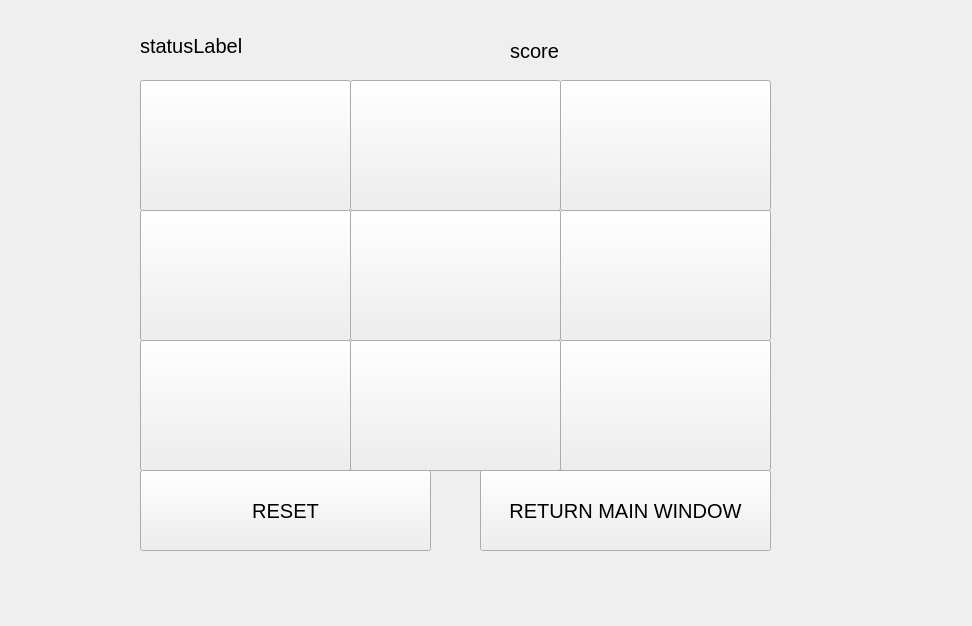
<?xml version="1.0" encoding="UTF-8"?>
<ui version="4.0">
 <class>GameBoard</class>
 <widget class="QMainWindow" name="GameBoard">
  <property name="geometry">
   <rect>
    <x>0</x>
    <y>0</y>
    <width>972</width>
    <height>626</height>
   </rect>
  </property>
  <property name="windowTitle">
   <string>TIC TAK TOE</string>
  </property>
  <property name="styleSheet">
   <string notr="true">QMainWindow {
background-image: url(:/image/5599352.jpg);
background-position:center;
}</string>
  </property>
  <widget class="QWidget" name="centralwidget">
   <widget class="QPushButton" name="button_2_2">
    <property name="geometry">
     <rect>
      <x>560</x>
      <y>340</y>
      <width>211</width>
      <height>131</height>
     </rect>
    </property>
    <property name="font">
     <font>
      <pointsize>32</pointsize>
     </font>
    </property>
    <property name="text">
     <string/>
    </property>
   </widget>
   <widget class="QPushButton" name="button_0_2">
    <property name="geometry">
     <rect>
      <x>560</x>
      <y>80</y>
      <width>211</width>
      <height>131</height>
     </rect>
    </property>
    <property name="font">
     <font>
      <pointsize>32</pointsize>
     </font>
    </property>
    <property name="text">
     <string/>
    </property>
   </widget>
   <widget class="QPushButton" name="button_1_0">
    <property name="geometry">
     <rect>
      <x>140</x>
      <y>210</y>
      <width>211</width>
      <height>131</height>
     </rect>
    </property>
    <property name="font">
     <font>
      <pointsize>32</pointsize>
     </font>
    </property>
    <property name="text">
     <string/>
    </property>
   </widget>
   <widget class="QPushButton" name="button_2_1">
    <property name="geometry">
     <rect>
      <x>350</x>
      <y>340</y>
      <width>211</width>
      <height>131</height>
     </rect>
    </property>
    <property name="font">
     <font>
      <pointsize>32</pointsize>
     </font>
    </property>
    <property name="text">
     <string/>
    </property>
   </widget>
   <widget class="QLabel" name="statusLabel">
    <property name="geometry">
     <rect>
      <x>140</x>
      <y>10</y>
      <width>551</width>
      <height>71</height>
     </rect>
    </property>
    <property name="font">
     <font>
      <pointsize>15</pointsize>
     </font>
    </property>
    <property name="text">
     <string>statusLabel</string>
    </property>
   </widget>
   <widget class="QPushButton" name="button_0_0">
    <property name="geometry">
     <rect>
      <x>140</x>
      <y>80</y>
      <width>211</width>
      <height>131</height>
     </rect>
    </property>
    <property name="font">
     <font>
      <pointsize>32</pointsize>
     </font>
    </property>
    <property name="text">
     <string/>
    </property>
   </widget>
   <widget class="QPushButton" name="resetButton">
    <property name="geometry">
     <rect>
      <x>140</x>
      <y>470</y>
      <width>291</width>
      <height>81</height>
     </rect>
    </property>
    <property name="font">
     <font>
      <pointsize>15</pointsize>
     </font>
    </property>
    <property name="cursor">
     <cursorShape>PointingHandCursor</cursorShape>
    </property>
    <property name="text">
     <string>RESET</string>
    </property>
   </widget>
   <widget class="QPushButton" name="button_1_1">
    <property name="geometry">
     <rect>
      <x>350</x>
      <y>210</y>
      <width>211</width>
      <height>131</height>
     </rect>
    </property>
    <property name="font">
     <font>
      <pointsize>32</pointsize>
     </font>
    </property>
    <property name="text">
     <string/>
    </property>
   </widget>
   <widget class="QPushButton" name="button_0_1">
    <property name="geometry">
     <rect>
      <x>350</x>
      <y>80</y>
      <width>211</width>
      <height>131</height>
     </rect>
    </property>
    <property name="font">
     <font>
      <pointsize>32</pointsize>
     </font>
    </property>
    <property name="text">
     <string/>
    </property>
   </widget>
   <widget class="QPushButton" name="button_1_2">
    <property name="geometry">
     <rect>
      <x>560</x>
      <y>210</y>
      <width>211</width>
      <height>131</height>
     </rect>
    </property>
    <property name="font">
     <font>
      <pointsize>32</pointsize>
     </font>
    </property>
    <property name="text">
     <string/>
    </property>
   </widget>
   <widget class="QPushButton" name="button_2_0">
    <property name="geometry">
     <rect>
      <x>140</x>
      <y>340</y>
      <width>211</width>
      <height>131</height>
     </rect>
    </property>
    <property name="font">
     <font>
      <pointsize>32</pointsize>
     </font>
    </property>
    <property name="text">
     <string/>
    </property>
   </widget>
   <widget class="QPushButton" name="ReturnButton">
    <property name="geometry">
     <rect>
      <x>480</x>
      <y>470</y>
      <width>291</width>
      <height>81</height>
     </rect>
    </property>
    <property name="font">
     <font>
      <pointsize>15</pointsize>
     </font>
    </property>
    <property name="cursor">
     <cursorShape>PointingHandCursor</cursorShape>
    </property>
    <property name="text">
     <string>RETURN MAIN WINDOW</string>
    </property>
   </widget>
   <widget class="QLabel" name="scoreLabel">
    <property name="geometry">
     <rect>
      <x>510</x>
      <y>30</y>
      <width>321</width>
      <height>41</height>
     </rect>
    </property>
    <property name="font">
     <font>
      <pointsize>15</pointsize>
     </font>
    </property>
    <property name="text">
     <string>score</string>
    </property>
   </widget>
  </widget>
 </widget>
 <resources/>
 <connections/>
</ui>
